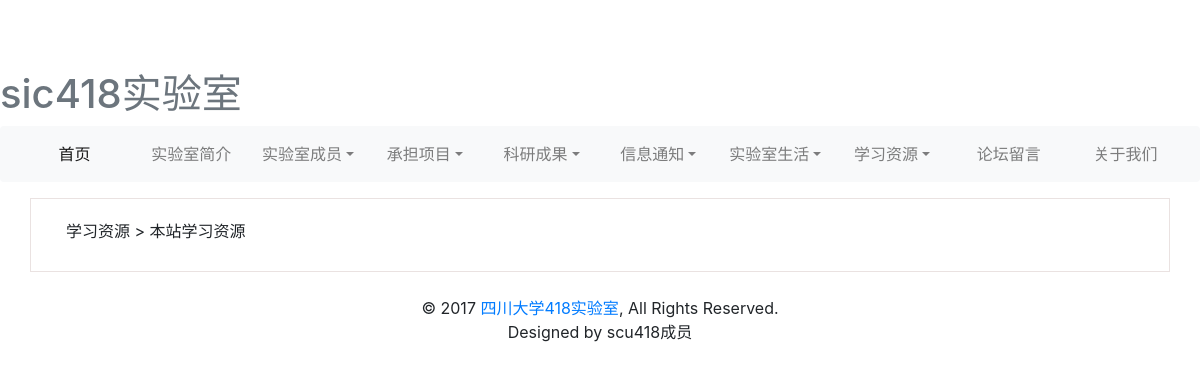
The app's page /lab/resources/, older data.
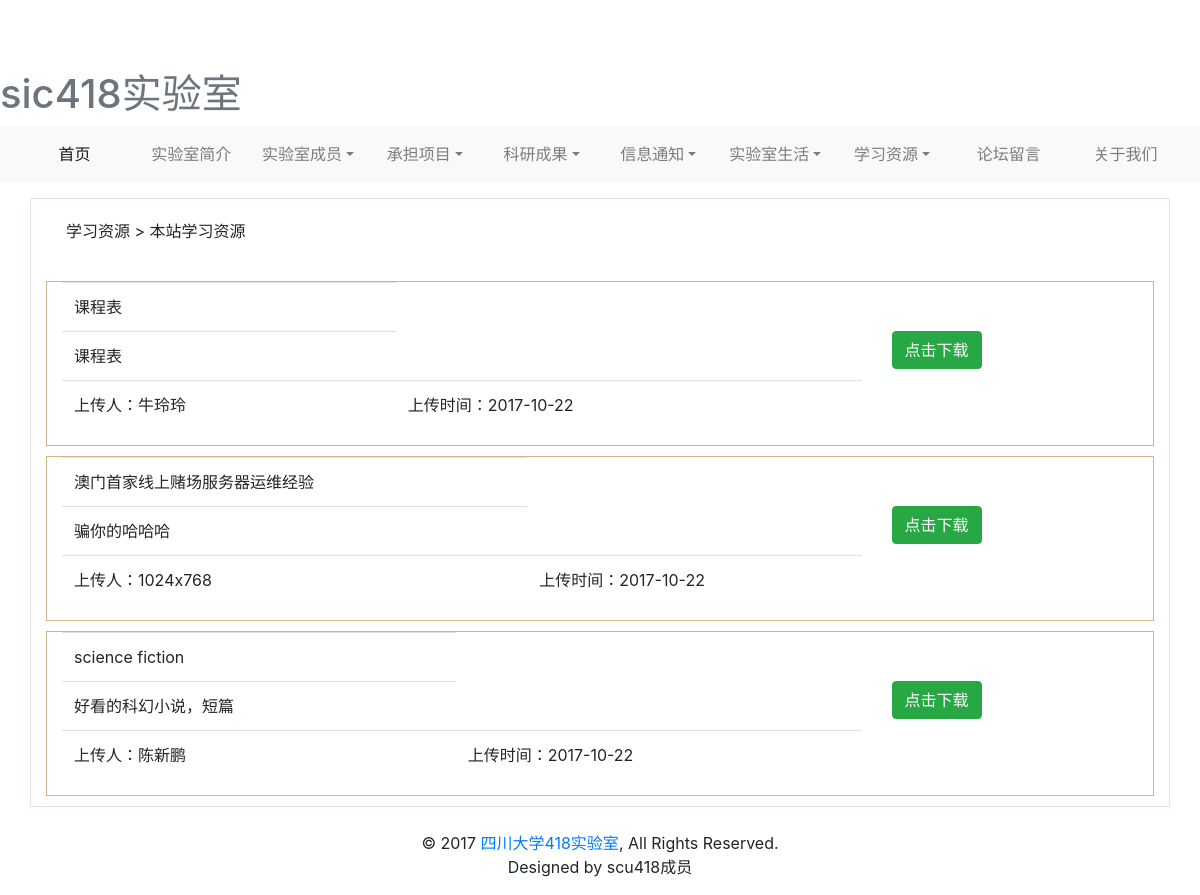
The same page, newer data.
### lab/models.py (models this page shows, shortened)
class Resource(models.Model):
    resource_name = models.CharField(verbose_name=u'资源名称', max_length=30)
    author_name = models.CharField(verbose_name=u'上传者姓名', max_length=20)
    desc = models.TextField(verbose_name=u'资源描述')
    path = models.FileField(verbose_name=u'文件保存路径', upload_to='uploads/', max_length=100)
    time = models.DateField(verbose_name=u'文件上传时间')
    class Meta:
        verbose_name = u'学习资源'
        verbose_name_plural = verbose_name

### lab/views.py (the view)
def resourcesPage(request):
    resources=models.Resource.objects.all()
    return render(request, 'learning_resource/resource.html', {"Resources":resources})

### templates/learning_resource/resource.html (shortened to what this page needs)
{% extends 'base2.html' %}
{% block content %}
    <div style="border: solid rgba(104,52,42,0.14) 1px;" class="container table-responsive">
        <label style="padding: 20px;   ">学习资源 > 本站学习资源 </label>
        <br>
        {% for re in Resources    %}
        <div class="row" style="margin: 10px 0px;border: solid 1px tan;">
                <div class="col-md-9">
                    <TABLE class="table" style="border: 0px solid white">
                        <tbody >
                                <tr><td>{{ re.resource_name }}</td></tr>
                                <tr><td >{{ re.desc }}</td></tr>
                                <tr><td> 上传人：{{ re.author_name}}</td><td> 上传时间：{{ re.time|date:"Y-m-d"}}</td></tr>
                        </tbody>
                    </TABLE>
                </div>
                <div class="col-md-3">
                    <button type="button" class="btn btn-success" style="margin-top: 20%;">点击下载</button>
                </div>
        </div>
    {% endfor%}
    </div>
{% endblock %}

Row changes from the older to the newer data that the page shows:
added Resource: resource_name "课程表", desc "课程表", author_name "牛玲玲", time "2017-10-22"
added Resource: resource_name "澳门首家线上赌场服务器运维经验", desc "骗你的哈哈哈", author_name "1024x768", time "2017-10-22"
added Resource: resource_name "science fiction", desc "好看的科幻小说，短篇", author_name "陈新鹏", time "2017-10-22"
